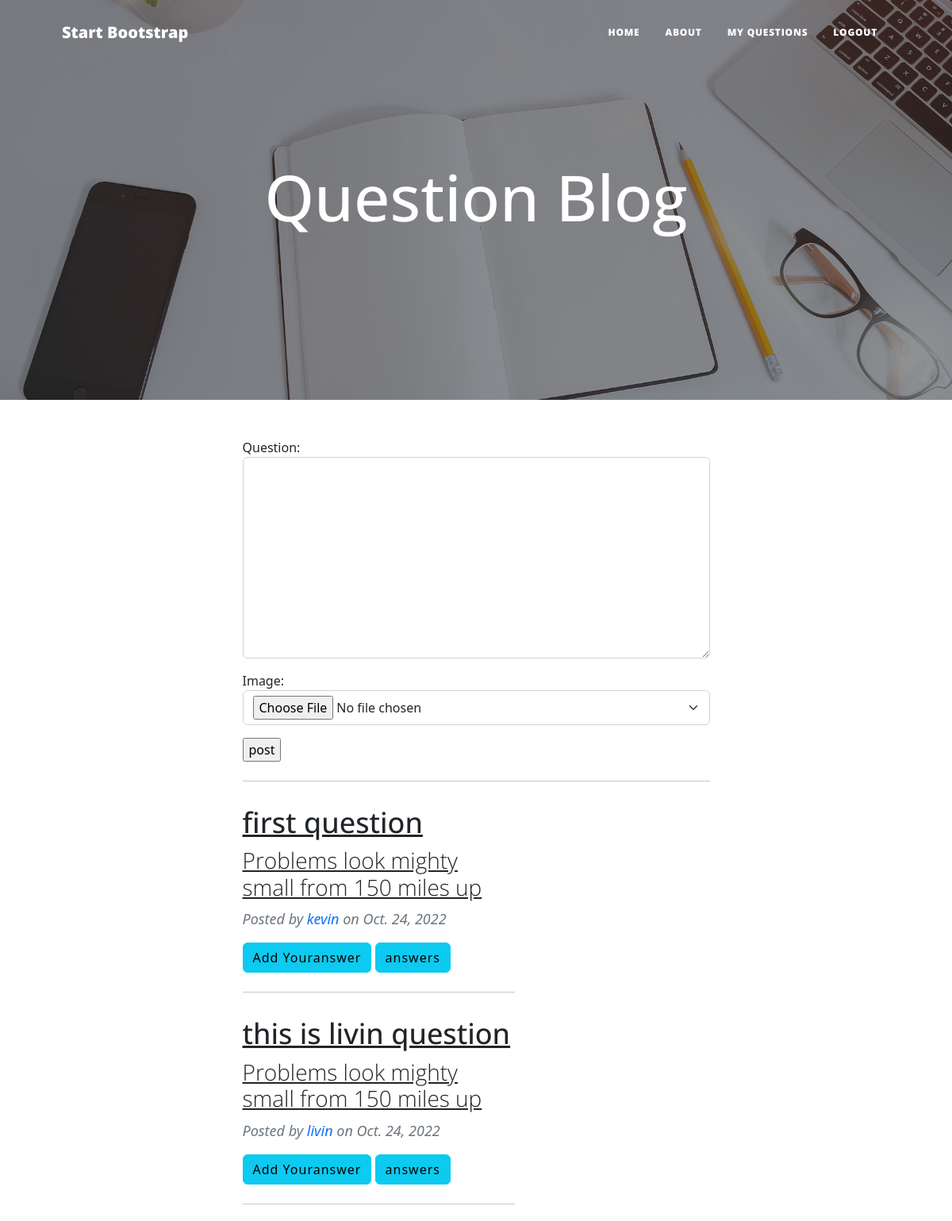
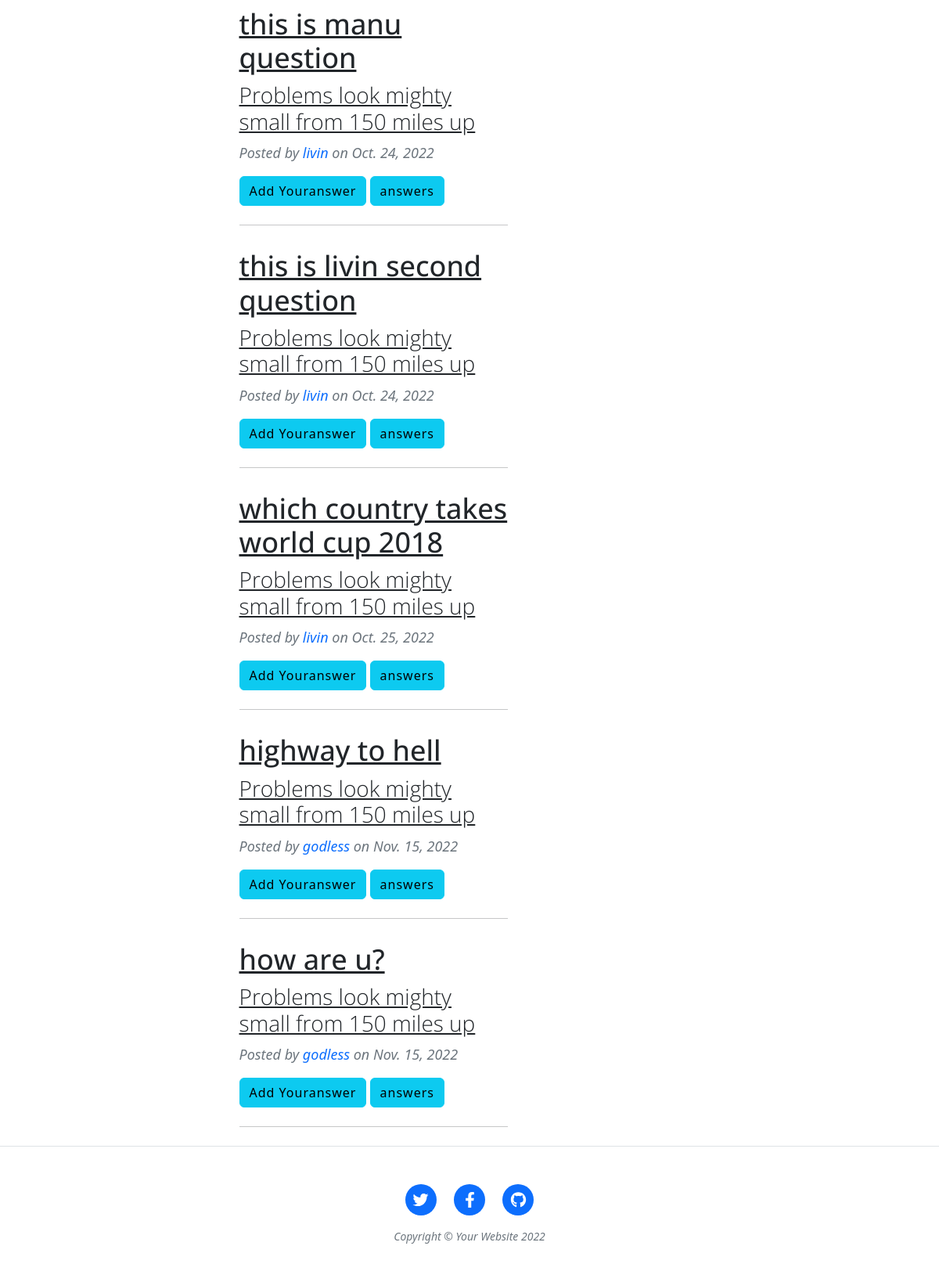
The page /home (signed in) on the database its author committed (2 pictures, top to bottom).
### stack/models.py (models this page shows, shortened)
class Questions(models.Model):
    question=models.CharField(max_length=500)
    user=models.ForeignKey(User,on_delete=models.CASCADE)
    image=models.ImageField(upload_to="image",null=True,blank=True)
    created_date=models.DateField(auto_now_add=True)
    is_active=models.BooleanField(default=True)
    @property
    def fetch_answers(self):
        answers=self.answer_set.all().annotate(up_count=Count('up_vote')).order_by('-up_count')
        return answers

### stack/views.py (the view, shortened to what this page needs)
# urls.py: path("home",views.IndexView.as_view(),name="home"),
@method_decorator(decorators,name="dispatch")
class IndexView(CreateView,ListView):
    template_name="index.html"
    form_class=QuestionForm
    model=Questions
    success_url=reverse_lazy("home")
    context_object_name="questions"
    def get_queryset(self):
        return Questions.objects.all().exclude(user=self.request.user)

### stack/forms.py
class QuestionForm(forms.ModelForm):
    class Meta:
        model=Questions
        fields=[
        "question",
        "image"]
        widgets={
            "question":forms.Textarea(attrs={"class":"form-control","row":3}),
            "image":forms.FileInput(attrs={"class":"form-select"})
        }

### stack/views.py (called while the page is built)
def sigin_in_required(fn):
    def wrapper(request,*args,**kwargs):
        if not request.user.is_authenticated:
            return redirect("signin")
        else:
            return fn(request,*args,*kwargs)
    return wrapper

### stack/templates/index.html (shortened to what this page needs)
{% extends 'base.html' %}
{% block body_block%}
<div class="col-md-10 col-lg-8 col-xl-7">
    <div class="post-preview">
        <form action="" method="post" enctype="multipart/form-data">
            {{form.as_p}}
            <input type="submit" value="post">
        </form>
    </div>
    <hr class="my-4" />
    {%for q in questions%}
    <div class="col-md-10 col-lg-8 col-xl-7">
        <div class="post-preview">
            <a href="post.html">
                <h2 class="post-title">{{q.question}}</h2>
                <h3 class="post-subtitle">Problems look mighty small from 150 miles up</h3>
            </a>
            <p class="post-meta">
                Posted by
                <a href="#!">{{q.user}}</a>
                on {{q.created_date}}
                <div>
                    <p>
                        <button class="btn btn-info" type="button" data-bs-toggle="collapse" data-bs-target="#collapseExample{{ forloop.counter}}" aria-expanded="false" aria-controls="collapseExample">
                          Add Youranswer
                        </button>
                        <button class="btn btn-info" type="button" data-bs-toggle="collapse" data-bs-target="#answerlist{{ forloop.counter}}" aria-expanded="false" aria-controls="collapseExample">
                            answers
                          </button>
                      </p>
                </div>
            </p>
        </div>
        <hr class="my-4" />
    </div>
    {% endfor %}
</div>
{% endblock  %}

### stack/templates/base.html (shortened to what this page needs)
<!DOCTYPE html>
{%load static%}
<html lang="en">
<head>
    <link href="{%static 'css/styles.css'%}" rel="stylesheet" />
<link href="https://cdn.jsdelivr.net/npm/bootstrap@5.2.2/dist/css/bootstrap.min.css" rel="stylesheet">
</head>
<body>
    <nav class="navbar navbar-expand-lg navbar-light" id="mainNav">
        <div class="container px-4 px-lg-5">
            <a class="navbar-brand" href="index.html">Start Bootstrap</a>
            <div class="collapse navbar-collapse" id="navbarResponsive">
                <ul class="navbar-nav ms-auto py-4 py-lg-0">
                    <li class="nav-item"><a class="nav-link px-lg-3 py-3 py-lg-4" href="{%url 'home'%}">Home</a></li>
                    <li class="nav-item"><a class="nav-link px-lg-3 py-3 py-lg-4" href="about.html">About</a></li>
                    <li class="nav-item"><a class="nav-link px-lg-3 py-3 py-lg-4" href="{%url 'my-questions'%}">my questions</a></li>
                    <li class="nav-item"><a class="nav-link px-lg-3 py-3 py-lg-4" href="{%url 'signout'%}">logout</a></li>
                </ul>
            </div>
        </div>
    </nav>
    <header class="masthead" style="background-image: url('{%static 'assets/img/home-bg.jpg'%}')">
        <div class="container position-relative px-4 px-lg-5">
            <div class="row gx-4 gx-lg-5 justify-content-center">
                <div class="col-md-10 col-lg-8 col-xl-7">
                    <div class="site-heading">
                        <h1>Question Blog</h1>
                    </div>
                </div>
            </div>
        </div>
    </header>
    <div class="container px-4 px-lg-5">
        <div class="row gx-4 gx-lg-5 justify-content-center">
            {%block body_block%}
            {%endblock%}
        </div>
    </div>
    <footer class="border-top">
        <div class="container px-4 px-lg-5">
            <div class="row gx-4 gx-lg-5 justify-content-center">
                <div class="col-md-10 col-lg-8 col-xl-7">
                    <ul class="list-inline text-center">
                        <li class="list-inline-item">
                            <a href="#!">
                                <span class="fa-stack fa-lg">
                                    <i class="fas fa-circle fa-stack-2x"></i>
                                    <i class="fab fa-twitter fa-stack-1x fa-inverse"></i>
                                </span>
                            </a>
                        </li>
                        <li class="list-inline-item">
                            <a href="#!">
                                <span class="fa-stack fa-lg">
                                    <i class="fas fa-circle fa-stack-2x"></i>
                                    <i class="fab fa-facebook-f fa-stack-1x fa-inverse"></i>
                                </span>
                            </a>
                        </li>
                        <li class="list-inline-item">
                            <a href="#!">
                                <span class="fa-stack fa-lg">
                                    <i class="fas fa-circle fa-stack-2x"></i>
                                    <i class="fab fa-github fa-stack-1x fa-inverse"></i>
                                </span>
                            </a>
                        </li>
                    </ul>
                    <div class="small text-center text-muted fst-italic">Copyright &copy; Your Website 2022</div>
                </div>
            </div>
        </div>
    </footer>
</body>
</html>

### rows shown on the page
Questions: question "first question", user "kevin", created_date "Oct. 24, 2022"
Questions: question "this is livin question", user "livin", created_date "Oct. 24, 2022"
Questions: question "this is manu question", user "livin", created_date "Oct. 24, 2022"
Questions: question "this is livin second question", user "livin", created_date "Oct. 24, 2022"
Questions: question "which country takes world cup 2018", user "livin", created_date "Oct. 25, 2022"
Questions: question "highway to hell", user "godless", created_date "Nov. 15, 2022"
Questions: question "how are u?", user "godless", created_date "Nov. 15, 2022"
